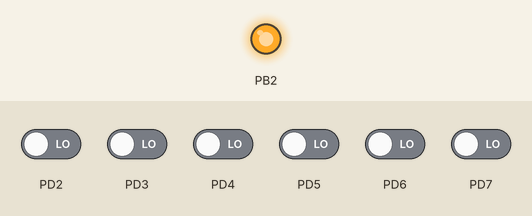
Recording of a program running on a simulated ATmega328P, built with avr-gcc and emulated at 8 MHz. Shown: output pins drawn as LEDs (lit = HIGH). Inputs (shaded band) come from the test bench; at power-on: PD2–7 LOW. Pins used as bus, display or sensor lines are not drawn; what the program prints to the serial monitor is not drawn.

Above: at 1.2 s.
1.3 s: PD7 driven HIGH
4.3 s: PD7 driven LOW
At 5.0 s:
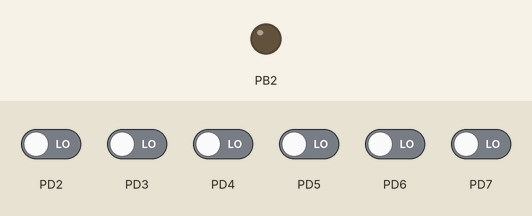
Timing chart, 0 to 7.3 s (numbered marks = the images above; inputs shaded):
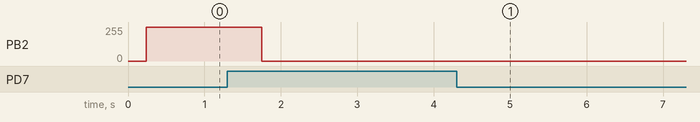

The program:

main.c
```c
/*
 * nodo_atmega.c
 *
 * Created: 05/06/2019 07:01:11 p.m.
 * Author : Victor.Cavero
 */

#define FOSC 8000000 // Clock Speed
#define BAUD 9600
#define MYUBRR FOSC/8/BAUD-1
#define F_CPU 8000000UL
#include <util/delay.h>
#include <avr/io.h>
#include <string.h>
#include <avr/interrupt.h>
#include <stdint.h>
int rpta1;
void USART_Init( unsigned int ubrr)
{
	/*Set baud rate */
	UBRR0H = (unsigned char)(ubrr>>8);
	UBRR0L = (unsigned char)ubrr;
	UCSR0A = (1<<U2X0);
	UCSR0B = (1<<RXEN0)|(1<<TXEN0);
	/* Set frame format: 8data, 2stop bit */
	UCSR0C = (1<<USBS0)|(3<<UCSZ00);
}

void USART_Transmit(unsigned char data )
{
	/* Wait for empty transmit buffer */
	while ( !( UCSR0A & (1<<UDRE0)) )
	;
	/* Put data into buffer, sends the data */
	UDR0 = data;
}

/*FUNCIONES PARA NRF24L01 */
void csn(uint8_t estado)
{
	PORTB = (estado<<PORTB2);
}
void SPI_MasterInit(void)
{
	/* Set MOSI and SCK output, all others input */
	DDRB = (1<<DDB3)|(1<<DDB5)|(1<<DDB2)|(1<<DDB1);
	/* Enable SPI, Master, set clock rate fck/16 */
	SPCR = (1<<SPE)|(1<<MSTR)|(1<<SPR0);
	//Disable CSN/
	PORTB= (1<<PORTB2);
	//Disabel CE/
	PORTB= (0<<PORTB1);
}
uint8_t SPI_MasterTransmit(uint8_t msg_spi)
{
	/* Start transmission */
	SPDR = msg_spi;
	/* Wait for transmission complete */
	while(!(SPSR & (1<<SPIF)));
	return SPDR;
}
uint8_t RF_Read(uint8_t reg)
{
	csn(0);
	SPI_MasterTransmit(0x00 | (0x1F & reg ));
	uint8_t resultado = SPI_MasterTransmit(0xff);
	csn(1);
	return resultado;
}
uint8_t RF_Write(uint8_t reg, uint8_t valor)
{
	uint8_t status;
	csn(0);
	status = SPI_MasterTransmit(0x20 | (0x1F & reg));
	SPI_MasterTransmit(valor);
	csn(1);
	return status;
}
void ce(uint8_t estado)
{
	PORTB = (estado<<PORTB1);
}
void standby_mode()
{
	_delay_ms(200);
	RF_Write(0x01,0x00); //disable acknowledge
	RF_Write(0x02,0x3F); //enable data pipes
	RF_Write(0x00,0x02); //enable PWR_UP bit
	csn(0);
	SPI_MasterTransmit(0x30);
	SPI_MasterTransmit(0xC6); //LSBYTE 0xAA
	SPI_MasterTransmit(0xC2);
	SPI_MasterTransmit(0xC2);
	SPI_MasterTransmit(0xC2);
	SPI_MasterTransmit(0xC2);
	csn(1);
	_delay_ms(2);
}
void tx_mode(uint8_t msg1, uint8_t msg2)
{
	RF_Write(0x00,0x02);
	csn(0);
	SPI_MasterTransmit(0xB0);
	SPI_MasterTransmit(msg1);
	SPI_MasterTransmit(msg2);
	csn(1);
	ce(1);
	_delay_us(50);
	ce(0);
	_delay_us(150);
}
/* One-Wire */
uint8_t	onewire_reset(void)
{
	uint8_t retval, retries;
	PORTD &= ~(1<<PD7); // low
	DDRD &= ~(1<<PD7);  // input
	retries = 128;
	while (!(PIND & (1<<PD7))) { // read
		if (--retries == 0) {
			return (2);
		}
		_delay_us(1);
	}
	DDRD |=(1<<PD7);// output
	_delay_us(480);
	DDRD &= ~(1<<PD7); // input
	_delay_us(66);
	retval = PIND & (1<<PD7);// read
	_delay_us(414);
	return retval;
}
static uint8_t onewire_bit(uint8_t value)
{
	uint8_t sreg;
	sreg = SREG;
	cli();
	DDRD |=(1<<PD7); // output
	_delay_us(1);
	if (value) {
		DDRD &= ~(1<<PD7); // input
	}
	_delay_us(14);
	value = !((PIND &(1<<PD7)) == 0); // read
	_delay_us(45);
	DDRD &= ~(1<<PD7); // input
	SREG = sreg;

	return value;
}
uint8_t onewire_write(uint8_t value)
{
	uint8_t i, r;
	for (i = 0; i < 8; ++i) {
		r = onewire_bit(value & 0x01);
		value >>= 1;
		if (r) {
			value |= 0x80;
		}
	}
	return value;
}
uint8_t onewire_read(void)
{
	return onewire_write(0xFF);
}

/* Sensor */
uint16_t sensor_read(void){
	uint16_t  t;
	onewire_reset();
	onewire_write(0xCC); // skip rom
	onewire_write(0x44); // convert Temperature
	onewire_reset();
	onewire_write(0xCC); // skip rom
	onewire_write(0xBE); // read sensor
	t = onewire_read();
	t |= (uint16_t)onewire_read() << 8;
	return ((t >> 4) * 100 + ((t << 12) / 6553) * 10);
}

void enviar_data(uint16_t t){
	uint8_t n=t/100;
	uint8_t d = t-n;
	if(d>199){
		n = n+ (d*0.01);
		n=n&0xFF;
		d=d-200;
	};
	if  (d>99){
		n = n+ (d*0.01);
		n=n&0xFF;
		d= d-100;
	};

	tx_mode(d,n);
	USART_Transmit(n);
	USART_Transmit(d);
}
int main(void)
{
	USART_Init(MYUBRR);
	SPI_MasterInit();
	standby_mode();
	uint16_t t;
	uint16_t test_t;
	test_t = sensor_read();
	_delay_ms(1500);
	while (1)
	{
		t= sensor_read();
		enviar_data(t);
		_delay_ms(2000);
	}
}
```

Measured:
- after the input at 4.3 s, PB2: stays 0/255 (without the input it goes to 255/255 after 1.4 s)
